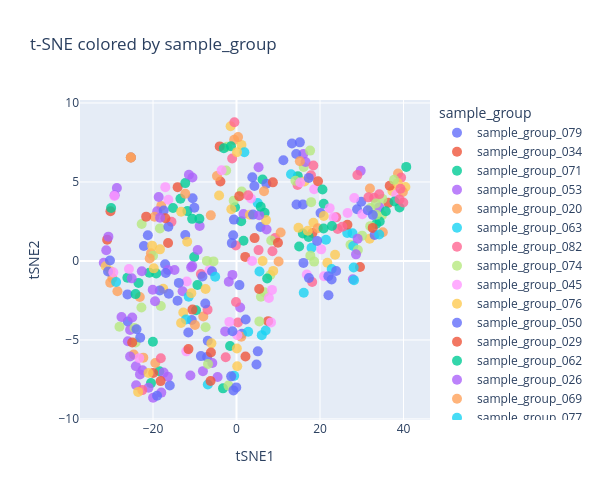

Write notebook code for a chart like this one.
### Code cell
fig = px.scatter(
  tsne_df.reset_index(), x="tSNE1", y="tSNE2", color=SAMPLE_GROUP,
  hover_name=tsne_df.index.name or "index",
  title=f"t-SNE colored by {SAMPLE_GROUP}",
  opacity=0.8,
  width=600, height=500,
)
fig.update_traces(marker_size=10)
fig.show()
